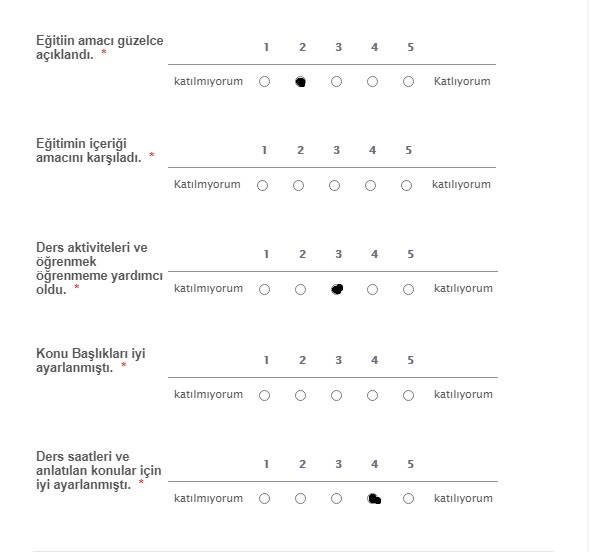
%> input picture Mark Reader/testImg5.jpeg, 589 x 552 px
$ octave testFile1.m   (GNU Octave 9; MATLAB toolbox functions it lacks are replaced by stand-ins)
%> lines starting %> are read from the running program, lines starting %| are printed output that depends on the picture; in (x1, y1, x2, y2) boxes, pixels count from 0 and x2, y2 are one past the last pixel; in counts of white or black regions, pixels touching at a corner belong together; the program's own positions count from 1
clear all
close all
clc

image = imread('testImg5.jpeg');
%> image is the input picture: size 552x589x3 uint8; mean R, G, B 250.4, 250.4, 250.4

gray_image = rgb2gray(image);

% imshow(gray_image)


threshold = 25;
thresholded_image = threshold_image(gray_image,threshold);
% imshow(thresholded_image)

[total_answers, answer] = getQuestion(thresholded_image);

% figure
%   [J, rect] = imcrop(thresholded_image);

for k = 1 : 5
    if answer(k) < 0
        fprintf("%d. Soru için cevap verilmemistir.\n", k)
    else
        fprintf("%d. Soru için verilen cevap = %d\n", k, answer(k))
    end
end


function thresholded_image = threshold_image(image,threshold)
%> called with threshold = 25
    [sizeX, sizeY, z] = size(image);
%> sizeX = 552; sizeY = 589; z = 1


    for q = 1 : sizeX
        for w = 1 : sizeY
            if (image(q, w) < threshold)
                    image(q, w) = 1;
            else
                image(q, w) = 0;
            end
        end
    end
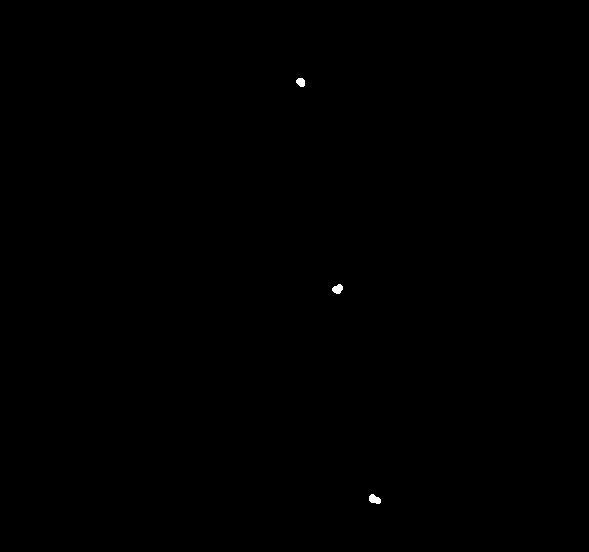
%> image: size 552x589 uint8; values 0 (black) and 1 (white), 0.07% white; 3 white regions, box (x1, y1, x2, y2) and area: (369, 494, 381, 504) 85, (332, 284, 343, 294) 78, (296, 78, 305, 87) 64
%     figure
%     imshow(image * 255);
    thresholded_image = uint8(image) ;

end


function [total_answers, answer] = getQuestion(image)


    locationX = 250; %1x1'in x konumu
    locationY = 65;  %1 x1' y konumu

    answer = [0 0 0 0 0 ];
    total_answers = zeros(5);

    for i = 1 : 5
        for j = 1 : 5

            totalFilterValue = findFilterValue(image, locationX, locationY);
            total_answers(i,j) = totalFilterValue;
            locationX = locationX + 35;

        end

        locationX = 250;   %sütunlari sifirliyor
        locationY = locationY + 105; %sütunlari her seferinde 100 arttiriyor

    end
%> after the loop, locationY = 590; total_answers = [0 64 0 0 0; 0 0 0 0 0; 0 0 78 0 0; 0 0 0 0 0; 0 0 0 85 0]

    %%%% ??klar bulundu, simdi anlamlandirilacak
%     max value be onun indexi bulunarak hangi sorunun nesi oldu?u
%     aç?klanacak


    [M,answer] = max(total_answers,[],2,'includenan'); %reference : https://www.mathworks.com/help/matlab/ref/max.html#d120e766626
%> M = [64; 0; 78; 0; 85]; answer = [2; 1; 3; 1; 4]
   %%% max degerleri bulunarak hangi sikkin nerede olduguna indexlerine
   %%% bakarak karar verildi
   for i = 1 : length(M)
        if (M(i) < 20 )
            answer(i) = -1;
        end
   end
%> this loop made 5 passes
%> after the loop, answer = [2; -1; 3; -1; 4]
%> the loop `for k = 1 : 5` made 5 passes
%| 1. Soru için verilen cevap = 2
%| 3. Soru için verilen cevap = 3
%| 5. Soru için verilen cevap = 4

end

function totalFilterValue = findFilterValue(image,locationX,locationY)
    totalFilterValue = 0;
    for x = 1 : 30
        for y = 1 : 40

            totalFilterValue = totalFilterValue + double(image( locationY + y , locationX + x));

        end
    end
end


% [5 lines of commented-out code are left out]
